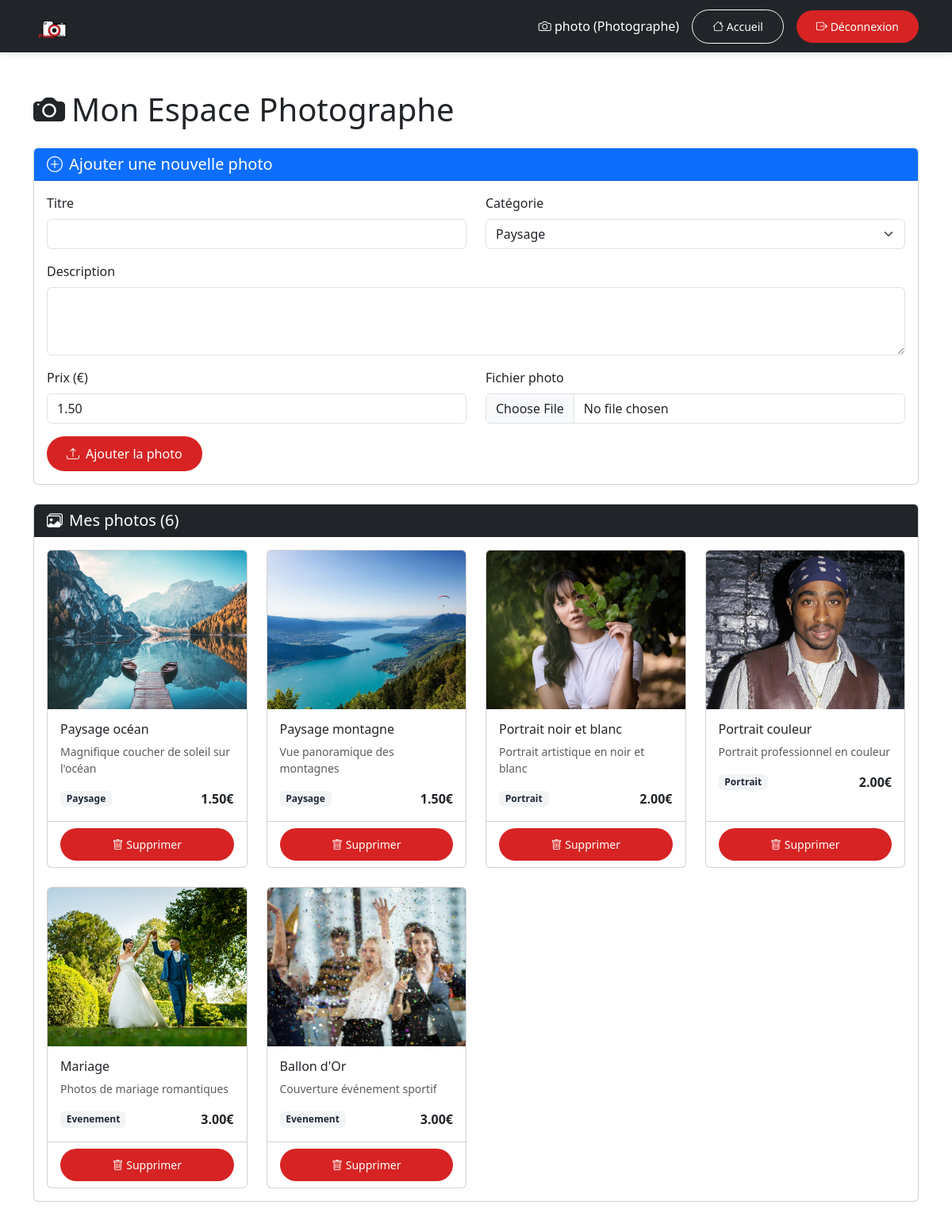
The app's page /photographe_dashboard.php (signed in) with its own data.
### tables this page shows
CREATE TABLE IF NOT EXISTS photos (
    id INT AUTO_INCREMENT PRIMARY KEY,
    photographer_id INT NOT NULL,
    title VARCHAR(255) NOT NULL,
    description TEXT,
    filename VARCHAR(255) NOT NULL,
    category ENUM('paysage', 'portrait', 'evenement') NOT NULL,
    price DECIMAL(10, 2) DEFAULT 1.50,
    created_at TIMESTAMP DEFAULT CURRENT_TIMESTAMP,
    FOREIGN KEY (photographer_id) REFERENCES users(id) ON DELETE CASCADE
);

### session.php (called while the page is built, shortened)
<?php
function isLoggedIn() {
    return isset($_SESSION['user_id']);
}
function getCurrentUser() {
    if (isLoggedIn()) {
        return [
            'id' => $_SESSION['user_id'],
            'username' => $_SESSION['username'],
            'role' => $_SESSION['role'],
            'email' => $_SESSION['email'] ?? ''
        ];
    }
    return null;
}
?>

### photographe_dashboard.php (the view, shortened to what this page needs)
<?php
require_once 'config.php';
require_once 'session.php';
$user = getCurrentUser();
try {
    $stmt = $pdo->prepare("SELECT * FROM photos WHERE photographer_id = ? ORDER BY created_at DESC");
    $stmt->execute([$user['id']]);
    $photos = $stmt->fetchAll();
} catch(PDOException $e) {
    $error = "Erreur : " . $e->getMessage();
    $photos = [];
}
?>
<!DOCTYPE html>
<html lang="fr">
<head>
    <link href="https://cdn.jsdelivr.net/npm/bootstrap@5.3.2/dist/css/bootstrap.min.css" rel="stylesheet">
    <link rel="stylesheet" href="https://cdn.jsdelivr.net/npm/bootstrap-icons@1.11.1/font/bootstrap-icons.css">
    <link rel="stylesheet" href="css/style.css">
</head>
<body>
    <nav class="navbar navbar-expand-lg navbar-dark bg-dark">
        <div class="container">
            <a class="navbar-brand" href="index.php">
                <img src="images/logo-photo4u.svg" alt="Photo4u Logo" height="40">
            </a>
            <div class="ms-auto d-flex align-items-center gap-3">
                <span class="text-white">
                    <i class="bi bi-camera"></i> <?php echo htmlspecialchars($user['username']); ?> (Photographe)
                </span>
                <a href="index.php" class="btn btn-outline-light btn-sm">
                    <i class="bi bi-house"></i> Accueil
                </a>
                <a href="logout.php?logout=1" class="btn btn-danger btn-sm">
                    <i class="bi bi-box-arrow-right"></i> Déconnexion
                </a>
            </div>
        </div>
    </nav>
    <div class="container my-5">
        <h1 class="mb-4"><i class="bi bi-camera-fill me-2"></i>Mon Espace Photographe</h1>
        <div class="card mb-4">
            <div class="card-header bg-primary text-white">
                <h5 class="mb-0"><i class="bi bi-plus-circle me-2"></i>Ajouter une nouvelle photo</h5>
            </div>
            <div class="card-body">
                <form method="POST" enctype="multipart/form-data">
                    <div class="row">
                        <div class="col-md-6 mb-3">
                            <label for="title" class="form-label">Titre</label>
                            <input type="text" class="form-control" id="title" name="title" required>
                        </div>
                        <div class="col-md-6 mb-3">
                            <label for="category" class="form-label">Catégorie</label>
                            <select class="form-select" id="category" name="category" required>
                                <option value="paysage">Paysage</option>
                            </select>
                        </div>
                    </div>
                    <div class="mb-3">
                        <label for="description" class="form-label">Description</label>
                        <textarea class="form-control" id="description" name="description" rows="3"></textarea>
                    </div>
                    <div class="row">
                        <div class="col-md-6 mb-3">
                            <label for="price" class="form-label">Prix (€)</label>
                            <input type="number" step="0.01" class="form-control" id="price" name="price" value="1.50" required>
                        </div>
                        <div class="col-md-6 mb-3">
                            <label for="photo" class="form-label">Fichier photo</label>
                            <input type="file" class="form-control" id="photo" name="photo" accept="image/*" required>
                        </div>
                    </div>
                    <button type="submit" name="add_photo" class="btn btn-primary">
                        <i class="bi bi-upload me-2"></i>Ajouter la photo
                    </button>
                </form>
            </div>
        </div>
        <div class="card">
            <div class="card-header bg-dark text-white">
                <h5 class="mb-0"><i class="bi bi-images me-2"></i>Mes photos (<?php echo count($photos); ?>)</h5>
            </div>
            <div class="card-body">
                <?php if (empty($photos)): ?>
                    <p class="text-muted text-center py-4">Aucune photo ajoutée pour le moment.</p>
                <?php else: ?>
                    <div class="row g-4">
                        <?php foreach ($photos as $photo): ?>
                            <div class="col-md-4 col-lg-3">
                                <div class="card h-100">
                                    <img src="images/<?php echo htmlspecialchars($photo['filename']); ?>" class="card-img-top" alt="<?php echo htmlspecialchars($photo['title']); ?>" style="height: 200px; object-fit: cover;">
                                    <div class="card-body">
                                        <h6 class="card-title"><?php echo htmlspecialchars($photo['title']); ?></h6>
                                        <p class="card-text small text-muted">
                                            <?php echo htmlspecialchars(substr($photo['description'], 0, 60)); ?><?php echo strlen($photo['description']) > 60 ? '...' : ''; ?>
                                        </p>
                                        <div class="d-flex justify-content-between align-items-center">
                                            <span class="badge bg-<?php
                                                echo $photo['category'] === 'paysage' ? 'warning' :
                                                    ($photo['category'] === 'portrait' ? 'success' : 'danger');
                                            ?>"><?php echo ucfirst($photo['category']); ?></span>
                                            <strong><?php echo number_format($photo['price'], 2); ?>€</strong>
                                        </div>
                                    </div>
                                    <div class="card-footer bg-transparent">
                                        <a href="?delete=<?php echo $photo['id']; ?>" class="btn btn-danger btn-sm w-100" onclick="return confirm('Êtes-vous sûr de vouloir supprimer cette photo ?')">
                                            <i class="bi bi-trash"></i> Supprimer
                                        </a>
                                    </div>
                                </div>
                            </div>
                        <?php endforeach; ?>
                    </div>
                <?php endif; ?>
            </div>
        </div>
    </div>
</body>
</html>

### css/style.css (style rules this page uses)
:root { --primary-color: #D72323; --primary-color-dark: #b31b1b; --secondary-color: #1f2937; --text-muted: #6b7280; --light-bg: #f6f7f9; --surface: #ffffff; --border: #e5e7eb; }
* { margin: 0; padding: 0; box-sizing: border-box; }
body { font-family: 'Segoe UI', Tahoma, Geneva, Verdana, sans-serif; overflow-x: hidden; }
html { scroll-behavior: smooth; }
.navbar { transition: all 0.3s ease; box-shadow: 0 2px 10px rgba(0,0,0,0.1); }
.navbar-brand img { transition: transform 0.3s ease; }
.btn-warning, .btn-success, .btn-danger { background: var(--primary-color); border: none; color: #fff; }
.bg-warning { background: #f3f4f6 !important; color: var(--secondary-color) !important; }
.bg-success { background: #f3f4f6 !important; color: var(--secondary-color) !important; }
.bg-danger { background: #f3f4f6 !important; color: var(--secondary-color) !important; }
.btn { transition: all 0.3s ease; border-radius: 25px; padding: 10px 25px; font-weight: 500; }
.btn-primary { background: var(--primary-color); border: none; }
img { transition: opacity 0.3s ease; }

### records on screen
photos: filename (picture), title "Paysage océan", description "Magnifique coucher de soleil sur l'océan", category "Paysage", price "1.50"
photos: filename (picture), title "Paysage montagne", description "Vue panoramique des montagnes", category "Paysage", price "1.50"
photos: filename (picture), title "Portrait noir et blanc", description "Portrait artistique en noir et blanc", category "Portrait", price "2.00"
photos: filename (picture), title "Portrait couleur", description "Portrait professionnel en couleur", category "Portrait", price "2.00"
photos: filename (picture), title "Mariage", description "Photos de mariage romantiques", category "Evenement", price "3.00"
photos: filename (picture), title "Ballon d'Or", description "Couverture événement sportif", category "Evenement", price "3.00"

### other values on screen
$user['username'] "photo"
count($photos) "6"
